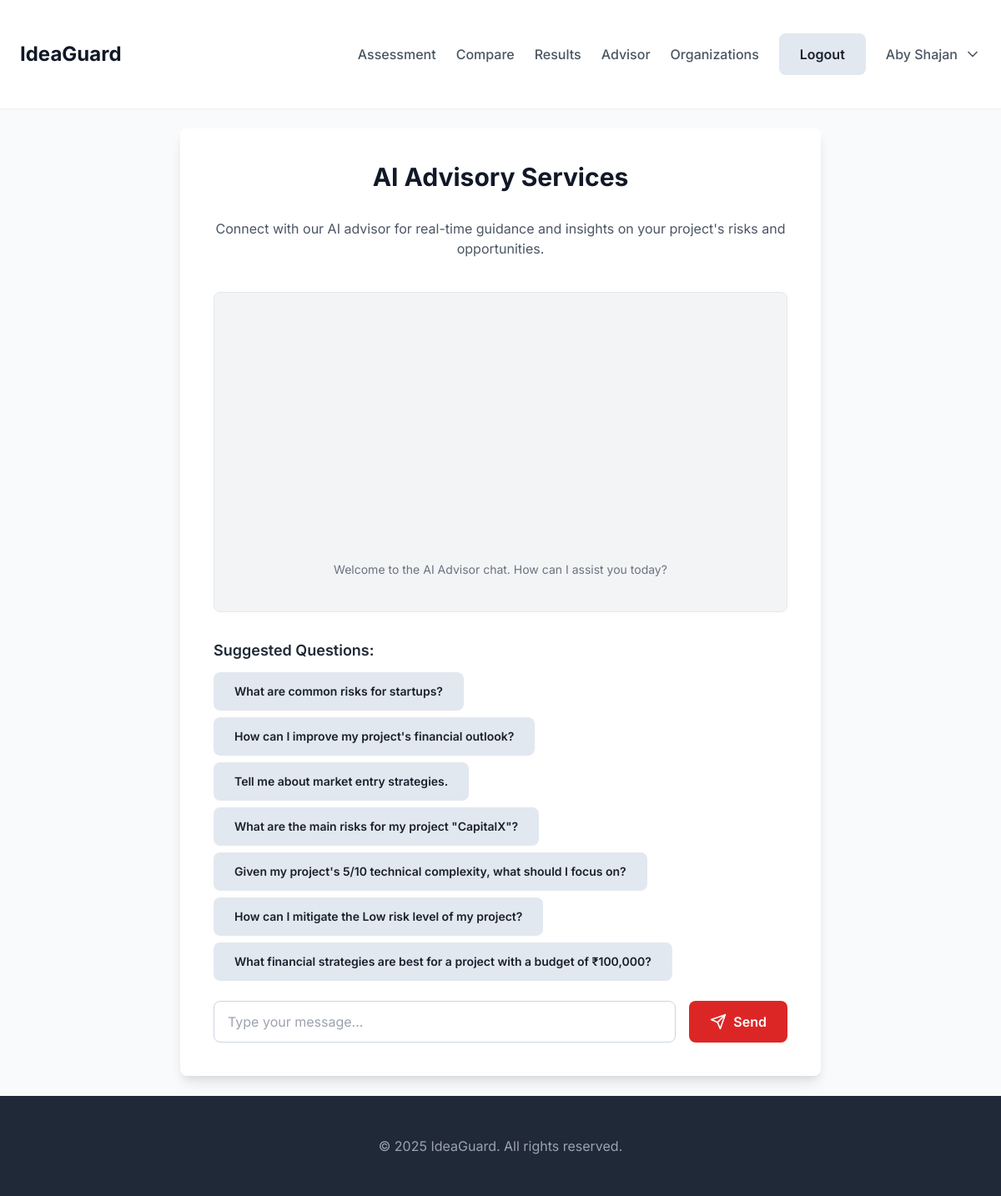
/advisor (signed in), run on the app's committed database.
### tables this page shows
CREATE TABLE users (
            id INTEGER PRIMARY KEY AUTOINCREMENT,
            first_name TEXT NOT NULL,
            last_name TEXT NOT NULL,
            email TEXT UNIQUE NOT NULL,
            password_hash TEXT NOT NULL,
            company TEXT,
            job_title TEXT,
            registered_at TIMESTAMP DEFAULT CURRENT_TIMESTAMP
        );

CREATE TABLE assessments (
            id INTEGER PRIMARY KEY AUTOINCREMENT,
            user_id INTEGER NOT NULL,
            project_name TEXT NOT NULL,
            industry TEXT NOT NULL,
            description TEXT NOT NULL,
            budget REAL NOT NULL,
            timeline TEXT NOT NULL,
            location TEXT NOT NULL,
            number_of_cofounders INTEGER NOT NULL,
            technical_complexity INTEGER NOT NULL,
            total_expense REAL NOT NULL,
            total_revenue REAL NOT NULL,
            resumes_uploaded INTEGER DEFAULT 0,
            overall_risk REAL NOT NULL,
            risk_level TEXT NOT NULL,
            z_score_analysis TEXT NOT NULL, -- Store as JSON string
            gemini_analysis TEXT, -- Store as JSON string (now stores combined SWOT and comparison)
            created_at TIMESTAMP DEFAULT CURRENT_TIMESTAMP,
            FOREIGN KEY (user_id) REFERENCES users (id)
        );

### app.py (the view)
@app.route('/advisor')
@login_required
def advisor():
    conn = get_db_connection()
    user = conn.execute('SELECT * FROM users WHERE id = ?', (session['user_id'],)).fetchone()
    latest_assessment = conn.execute(
        'SELECT * FROM assessments WHERE user_id = ? ORDER BY created_at DESC LIMIT 1',
        (session['user_id'],)
    ).fetchone()
    user_details = {
        "first_name": user['first_name'],
        "last_name": user['last_name'],
        "email": user['email'],
        "company": user['company'],
        "job_title": user['job_title']
    } if user else {}
    latest_assessment_dict = None
    if latest_assessment:
        latest_assessment_dict = dict(latest_assessment)
        if isinstance(latest_assessment_dict.get('z_score_analysis'), str):
            latest_assessment_dict['z_score_analysis'] = json.loads(latest_assessment_dict['z_score_analysis'])
    return render_template('advisor.html', user=user, user_details=json.dumps(user_details), latest_assessment=latest_assessment_dict)

### app.py (called while the page is built)
def get_db_connection():
    if 'db' not in g:
        g.db = sqlite3.connect(DATABASE)
        g.db.row_factory = sqlite3.Row # This allows accessing columns by name
    return g.db

def login_required(f):
    @wraps(f)
    def decorated_function(*args, **kwargs):
        if 'user_id' not in session:
            return redirect(url_for('login'))
        conn = get_db_connection()
        org_check = conn.execute('SELECT id FROM organizations WHERE user_id = ?', (session['user_id'],)).fetchone()
        if org_check:
            flash('Organizations cannot access the dashboard. Your information is available for users to contact you.', 'info')
            return redirect(url_for('login'))
        return f(*args, **kwargs)
    return decorated_function

def format_currency_inr(amount):
    if amount is None:
        return "N/A"
    return "₹{:,}".format(int(amount))

### templates/advisor.html (shortened to what this page needs)
{% extends "base.html" %}
{% block content %}
<div class="max-w-3xl mx-auto bg-white p-10 rounded-lg shadow-lg text-center">
    <h2 class="text-3xl font-bold text-gray-900 mb-8">AI Advisory Services</h2>
    <p class="text-gray-600 mb-10">
        Connect with our AI advisor for real-time guidance and insights on your project's risks and opportunities.
    </p>
    <div class="bg-gray-100 p-6 rounded-lg mb-8 h-96 overflow-y-auto flex flex-col-reverse border border-gray-200 relative" id="chat-window">
        <div class="text-gray-500 text-sm text-center py-4">
            <p>Welcome to the AI Advisor chat. How can I assist you today?</p>
        </div>
    </div>
    <div class="mb-6 text-left">
        <h3 class="text-lg font-semibold text-gray-800 mb-3">Suggested Questions:</h3>
        <div id="suggested-questions" class="flex flex-wrap gap-2">
            <button class="suggested-question-btn btn-secondary text-sm px-4 py-2">What are common risks for startups?</button>
            <button class="suggested-question-btn btn-secondary text-sm px-4 py-2">How can I improve my project's financial outlook?</button>
            <button class="suggested-question-btn btn-secondary text-sm px-4 py-2">Tell me about market entry strategies.</button>
            {% if latest_assessment %}
                <button class="suggested-question-btn btn-secondary text-sm px-4 py-2">
                    What are the main risks for my project "{{ latest_assessment.project_name }}"?
                </button>
                <button class="suggested-question-btn btn-secondary text-sm px-4 py-2">
                    Given my project's {{ latest_assessment.technical_complexity }}/10 technical complexity, what should I focus on?
                </button>
                <button class="suggested-question-btn btn-secondary text-sm px-4 py-2">
                    How can I mitigate the {{ latest_assessment.risk_level }} risk level of my project?
                </button>
                {% if latest_assessment.budget %}
                <button class="suggested-question-btn btn-secondary text-sm px-4 py-2">
                    What financial strategies are best for a project with a budget of {{ latest_assessment.budget | format_currency_inr }}?
                </button>
                {% endif %}
            {% endif %}
        </div>
    </div>
    <div class="flex space-x-4">
        <input type="text" id="chat-input" placeholder="Type your message..."
               class="input-field">
        <button id="send-chat-btn"
                class="btn-primary px-6 py-2 inline-flex items-center">
            <svg class="icon w-5 h-5 mr-2" xmlns="http://www.w3.org/2000/svg" viewBox="0 0 24 24" fill="none" stroke="currentColor" stroke-width="2" stroke-linecap="round" stroke-linejoin="round">
                <line x1="22" y1="2" x2="11" y2="13"/>
                <path d="M22 2L15 22 11 13 2 9 22 2z"/>
            </svg>
            <span>Send</span>
        </button>
    </div>
</div>
{% endblock %}

### templates/base.html (shortened to what this page needs)
<!DOCTYPE html>
<html lang="en">
<head>
    <link href="https://cdn.jsdelivr.net/npm/tailwindcss@2.2.19/dist/tailwind.min.css" rel="stylesheet">
</head>
<body class="bg-gray-50 min-h-screen flex flex-col">
    <header class="bg-white shadow-sm py-4">
        <div class="container flex justify-between items-center">
            <a href="{{ url_for('index') }}" class="text-2xl font-bold text-gray-900">IdeaGuard</a>
            <nav class="flex items-center space-x-6">
                <a href="{{ url_for('assessment') }}" class="text-gray-600 hover:text-gray-900 font-medium">Assessment</a>
                <a href="{{ url_for('compare') }}" class="text-gray-600 hover:text-gray-900 font-medium">Compare</a>
                <a href="{{ url_for('results') }}" class="text-gray-600 hover:text-gray-900 font-medium">Results</a>
                <a href="{{ url_for('advisor') }}" class="text-gray-600 hover:text-gray-900 font-medium">Advisor</a>
                {% if user %}
                    <a href="{{ url_for('organizations_list') }}" class="text-gray-600 hover:text-gray-900 font-medium">Organizations</a>
                    <a href="{{ url_for('logout') }}" class="btn-secondary ml-2">Logout</a>
                    <div class="relative group">
                        <button class="flex items-center space-x-2 text-gray-600 hover:text-gray-900 focus:outline-none">
                            <span class="font-medium">{{ user.first_name }} {{ user.last_name }}</span>
                            <svg class="icon w-5 h-5" xmlns="http://www.w3.org/2000/svg" viewBox="0 0 24 24" fill="none" stroke="currentColor" stroke-width="2" stroke-linecap="round" stroke-linejoin="round">
                                <path d="M6 9l6 6 6-6"/>
                            </svg>
                        </button>
                    </div>
                {% else %}
                    <a href="{{ url_for('login') }}" class="btn-secondary">Login</a>
                    <a href="{{ url_for('register') }}" class="btn-primary">Sign Up</a>
                {% endif %}
            </nav>
        </div>
    </header>
    <main class="flex-grow container py-10">
        {% block content %}{% endblock %}
    </main>
    <footer class="bg-gray-800 text-white py-6 mt-auto">
        <div class="container text-center text-gray-400">
        </div>
    </footer>
</body>
</html>

### templates/base.html (style rules this page uses)
body { font-family: 'Inter', sans-serif; background-color: #f9fafb; }
.container { max-width: 1200px; margin: 0 auto; padding: 1.5rem; }
.btn-primary { display: inline-flex; align-items: center; justify-content: center; padding: 0.75rem 1.5rem; border-radius: 0.5rem; font-weight: 600; transition: all 0.2s ease-in-out; cursor: pointer; background-color: #dc2626; color: #ffffff; border: 1px solid transparent; }
.btn-secondary { display: inline-flex; align-items: center; justify-content: center; padding: 0.75rem 1.5rem; border-radius: 0.5rem; font-weight: 600; transition: all 0.2s ease-in-out; cursor: pointer; background-color: #e2e8f0; color: #1a202c; border: 1px solid transparent; }
.input-field { display: flex; width: 100%; padding: 0.75rem 1rem; font-size: 1rem; line-height: 1.5; border-radius: 0.5rem; border: 1px solid #cbd5e1; background-color: #ffffff; color: #1a202c; transition: all 0.2s ease-in-out; }

### data on the page
users: first_name "Aby", last_name "Shajan"
assessments: project_name "CapitalX", technical_complexity "5", risk_level "Low", budget "₹100,000"
